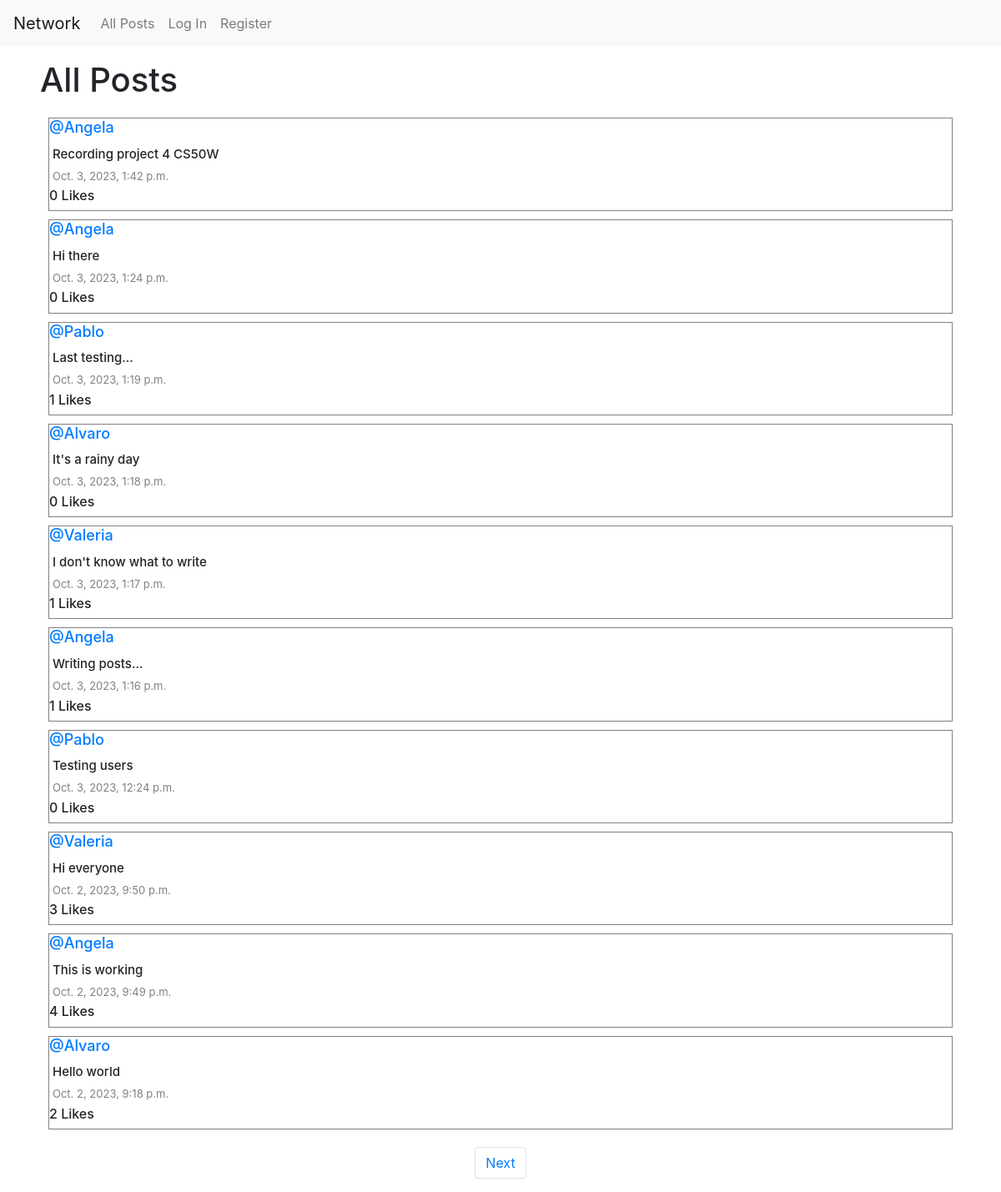
The page / on the database its author committed.
### network/models.py (models this page shows, shortened)
class Post(models.Model):
    contenido = models.CharField(max_length=140)
    usuario = models.ForeignKey(User, on_delete=models.CASCADE, related_name="autor")
    date = models.DateTimeField(auto_now_add=True)
    likes = models.IntegerField(default=0)

class User(AbstractUser):
    pass

### network/views.py (the view)
# urls.py: path("", views.index, name="index"),
def index(request):
    allPosts = Post.objects.all().order_by("id").reverse()
    paginator = Paginator(allPosts, 10)
    getPageNumber = request.GET.get('page')
    posts_on_page = paginator.get_page(getPageNumber)
    likes = Like.objects.all()
    yourLike = []
    try:
        for like in likes:
            if like.user.id == request.user.id:
                yourLike.append(like.post.id)
    except:
        yourLike = []
    return render(request, "network/index.html", {
        "allPosts": allPosts,
        "posts_on_page": posts_on_page,
        "yourLike": yourLike
    })

### network/templates/network/index.html (shortened to what this page needs)
{% extends "network/layout.html" %}
{% block body %}
    <h1 class="my-3 mx-5">All Posts</h1>
    <div class="posts my-3 mx-5">
        {% for post in posts_on_page %}
            <div class="row info-post">
                <h6 class="username"><a href="{% url 'profile_page' user_id=post.usuario.id %}">@{{ post.usuario }}</a></h6>
                <h6 class="content my-1 mx-1" id="contenido-{{ post.id }}">{{ post.contenido }}</h6>
                <p class="date my-1 mx-1">{{ post.date }}</p>
                <span id="like-count-{{ post.id }}"><strong><h6>{{ post.likes }} Likes</h6></strong></span>
            </div>
        {% endfor %}
    </div>
    <nav aria-label="Page navigation example">
        <ul class="pagination d-flex justify-content-center">
            {% if posts_on_page.has_next %}
                <li class="page-item"><a class="page-link" href="?page={{ posts_on_page.next_page_number }}">Next</a></li>
            {% endif %}
        </ul>
    </nav>
{% endblock %}

### network/templates/network/layout.html (shortened to what this page needs)
{% load static %}
<!DOCTYPE html>
<html lang="en">
    <head>
        <link rel="stylesheet" href="https://stackpath.bootstrapcdn.com/bootstrap/4.4.1/css/bootstrap.min.css">
        <link href="{% static 'network/styles.css' %}" rel="stylesheet">
        <link rel="stylesheet" href="https://cdnjs.cloudflare.com/ajax/libs/font-awesome/4.7.0/css/font-awesome.min.css">
    </head>
    <body>
        <nav class="navbar navbar-expand-lg navbar-light bg-light">
            <a class="navbar-brand" href="{% url 'index' %}">Network</a>
            <div>
              <ul class="navbar-nav mr-auto">
                <li class="nav-item">
                  <a class="nav-link" href="{% url 'index' %}">All Posts</a>
                </li>
                {% if user.is_authenticated %}
                    <li class="nav-item">
                        <a class="nav-link" href="{% url 'follows' %}">Following</a>
                    </li>
                    <li class="nav-item">
                        <a class="nav-link" href="{% url 'logout' %}">Log Out</a>
                    </li>
                {% else %}
                    <li class="nav-item">
                        <a class="nav-link" href="{% url 'login' %}">Log In</a>
                    </li>
                    <li class="nav-item">
                        <a class="nav-link" href="{% url 'register' %}">Register</a>
                    </li>
                {% endif %}
              </ul>
            </div>
          </nav>
        <div class="body">
            {% block body %}
            {% endblock %}
        </div>
    </body>
</html>

### network/static/network/styles.css (style rules this page uses)
.posts { display: flex; justify-content: flex-start; flex-direction: column; margin: 20px; }
.info-post { border: 0.1px solid grey; display: flex; justify-content: center; flex-direction: column; box-sizing: border-box; margin: 5px 10px; }
.content { font-size: 15px; }
.username { font-size: 18px; }
.date { color: gray; font-size: 13px; }

### rows shown on the page
Post: usuario "Angela", contenido "Recording project 4 CS50W", date "Oct. 3, 2023, 1:42 p.m.", likes "0"
Post: usuario "Angela", contenido "Hi there", date "Oct. 3, 2023, 1:24 p.m.", likes "0"
Post: usuario "Pablo", contenido "Last testing...", date "Oct. 3, 2023, 1:19 p.m.", likes "1"
Post: usuario "Alvaro", contenido "It's a rainy day", date "Oct. 3, 2023, 1:18 p.m.", likes "0"
Post: usuario "Valeria", contenido "I don't know what to write", date "Oct. 3, 2023, 1:17 p.m.", likes "1"
Post: usuario "Angela", contenido "Writing posts...", date "Oct. 3, 2023, 1:16 p.m.", likes "1"
Post: usuario "Pablo", contenido "Testing users", date "Oct. 3, 2023, 12:24 p.m.", likes "0"
Post: usuario "Valeria", contenido "Hi everyone", date "Oct. 2, 2023, 9:50 p.m.", likes "3"
Post: usuario "Angela", contenido "This is working", date "Oct. 2, 2023, 9:49 p.m.", likes "4"
Post: usuario "Alvaro", contenido "Hello world", date "Oct. 2, 2023, 9:18 p.m.", likes "2"
